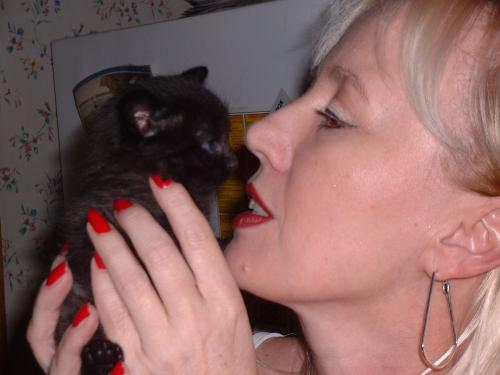
#> input picture sample_image.jpg, 500 x 375 px
$ python convert_image.py
#> lines starting #> are read from the running program, lines starting #| are printed output that depends on the picture; after the words box and inside, x2 and y2 are one past the last pixel; in counts of white or black regions, pixels touching at a corner belong together
from PIL import Image

# Carregar a imagem colorida
def load_image(image_path):
#> called with image_path = 'sample_image.jpg'
    return Image.open(image_path)
#> returned value is the input picture: PIL image 500x375 RGB; mean R, G, B 136.3, 100.9, 97.9

# Converter para tons de cinza
def convert_to_grayscale(image):
    return image.convert('L')
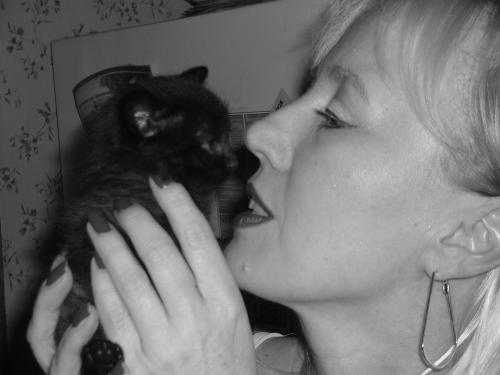
#> returned value: PIL image 500x375 L; min 2, max 244, mean 111.1

# Converter para imagem binarizada
def convert_to_binary(image, threshold=128):
    # A imagem deve estar em escala de cinza antes de ser binarizada
#> called with threshold = 128
    grayscale_image = convert_to_grayscale(image)
    binary_image = grayscale_image.point(lambda x: 255 if x > threshold else 0, '1')
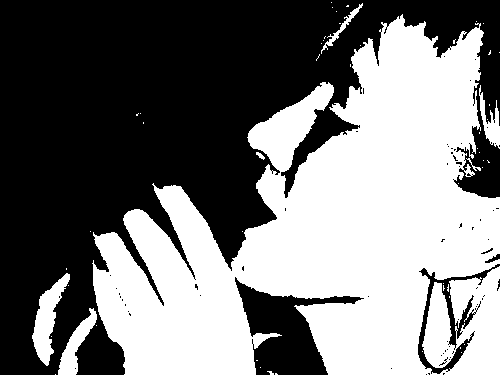
#> binary_image: PIL image 500x375 1; 47% white; 54 white regions (47 under 20 px), largest, box (x1, y1, x2, y2) and area: (92, 14, 500, 375) 84680, (32, 273, 70, 366) 1443, (58, 308, 97, 375) 937
    return binary_image

# Salvar imagem

def save_image(image, output_path):
    image.save(output_path)

# Caminho da imagem original
image_path = 'sample_image.jpg'

# Carregar imagem
image = load_image(image_path)

# Converter para tons de cinza e salvar
grayscale_image = convert_to_grayscale(image)
save_image(grayscale_image, 'grayscale_image.jpg')

# Converter para imagem binarizada e salvar
binary_image = convert_to_binary(image)
save_image(binary_image, 'binary_image.jpg')

print('Imagens convertidas e salvas com sucesso!')
